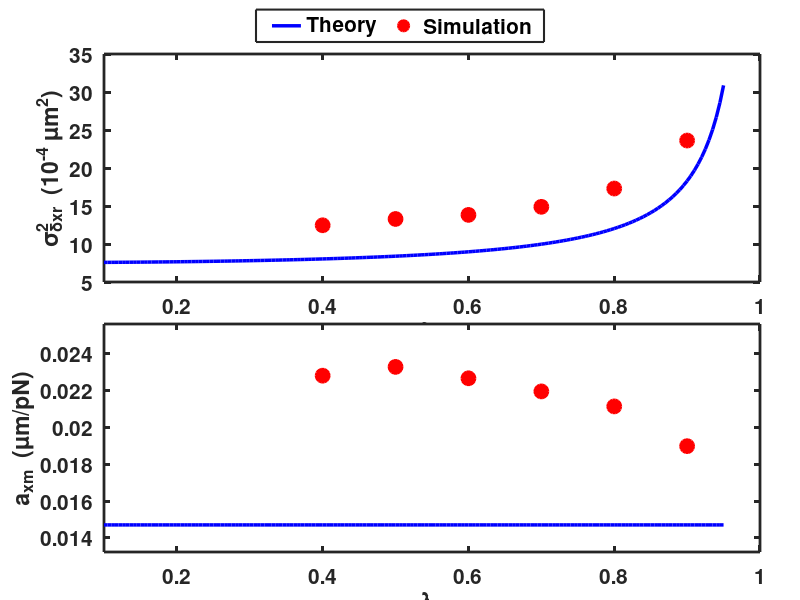
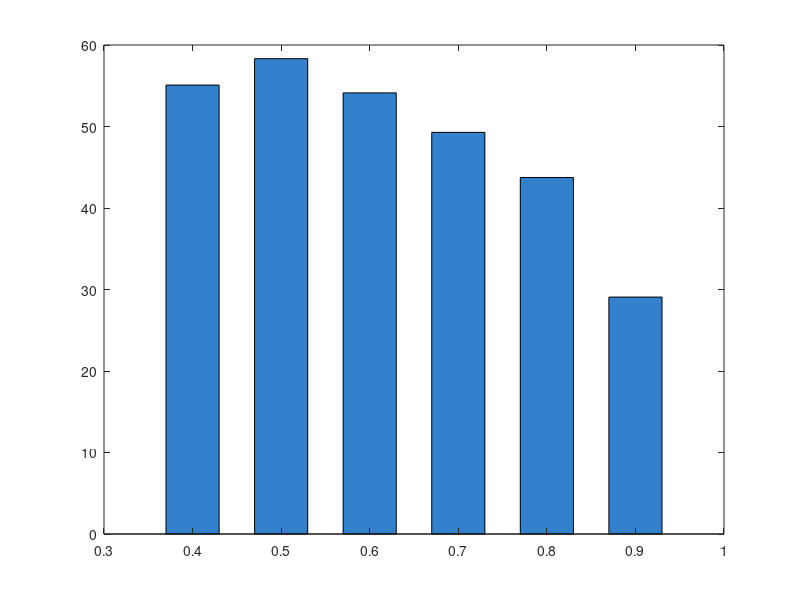

These figures' MATLAB source, in order: (Note: this script raises an error after producing the figures.)
% verify_eq13_estimator.m — Eq. 13 verification: two delay-compensation methods
%
% Method 1: 3-state estimator (dz1->dz2->dz3 + pole placement)
% Method 2: d-step delay control law (Eq. 17, expanded form)
%
% Simplified conditions: known gamma_N, no disturbance, stationary probe.
% Goal: verify both methods recover a_x via Eq. 13, and compare accuracy.

clear; clc; close all;

%% ===== Physical Parameters =====
Ts      = 1/1600;            % sampling time [s]
kb      = 1.3806503e-23;     % Boltzmann constant [J/K]
T_temp  = 310.15;            % temperature [K]
R_probe = 2.25e-6;           % probe radius [m]
eta     = 0.001;             % viscosity [Pa*s]
gammaN  = 0.0425;            % friction coefficient [pN*s/um]

a_x      = Ts / gammaN;                                    % mobility [um/pN]
sigma_fT  = sqrt(4 * kb * T_temp * (gammaN * 1e-6) / Ts * 1e24); % thermal force std [pN]

%% ===== Estimator: Pole Placement =====
% Pole placement on TRUE error dynamics F = A + G - LC, where
% A+G has (3,3) = lc + (1-lc) = 1 due to controller-observer coupling.
% Gains are independent of lc.
lambda_e = 0.3;
L1 = 1 - 3*lambda_e;
L2 = 1 - 3*lambda_e + 3*lambda_e^2;
L3 = (1 - lambda_e)^3;
fprintf('Estimator pole placement: lambda_e = %.1f\n\n', lambda_e);

%% ===== Simulation Parameters =====
lc_sim   = [0.4, 0.5, 0.6, 0.7, 0.8, 0.9];  % lambda_c > lambda_e = 0.3
n_lc     = length(lc_sim);
N        = 80000;
ss_start = 40000;
z_d      = 25;               % desired position [um]

% Dense theory curve
lc_dense = 0.1:0.005:0.95;
C_dense  = 2 + 1./(1 - lc_dense.^2);
sig2_theory_dense = C_dense * 4 * kb * T_temp * a_x * 1e18;  % [um^2]

%% ===== Storage =====
sig2_est   = zeros(1, n_lc);   % estimator method
sig2_eq17  = zeros(1, n_lc);   % d-step delay control law (Eq. 17)
axm_est    = zeros(1, n_lc);   % recovered a_x from estimator [um/pN]
axm_eq17   = zeros(1, n_lc);   % recovered a_x from Eq. 17 [um/pN]

%% ===== Main Loop =====
for idx = 1:n_lc
    lc = lc_sim(idx);
    C_lc = 2 + 1/(1 - lc^2);
    den_eq13 = 4 * kb * T_temp * C_lc;

    % --- Method 1: 3-state estimator ---
    rng(42 + idx);
    fT = sigma_fT * randn(N, 1);          % thermal force [pN]

    z = z_d;                               % position [um]
    z_hist = zeros(N, 1);  z_hist(1) = z_d;
    dzm_all_est = zeros(N, 1);

    % Estimator states: dz = z_d - z (displacement error [um])
    dz1_hat = 0;  dz2_hat = 0;  dz3_hat = 0;

    for k = 1:N
        % Delayed measurement (d = 2 steps)
        if k >= 3, z_del = z_hist(k-2); else, z_del = z_d; end
        dzm = z_d - z_del;                % [um]
        dzm_all_est(k) = dzm;

        % Innovation
        innov = dzm - dz1_hat;

        % Control law: fd = (1/a_x)*[(z_d[k]-z_d[k-1]) + (1-lc)*dz3_hat]
        % Feedforward term is 0 for stationary z_d.
        fd_k = (1/a_x) * (1 - lc) * dz3_hat;   % [pN]

        % Estimator update
        dz1_new = dz2_hat      + L1 * innov;
        dz2_new = dz3_hat      + L2 * innov;
        dz3_new = lc * dz3_hat + L3 * innov;
        dz1_hat = dz1_new;
        dz2_hat = dz2_new;
        dz3_hat = dz3_new;

        % Plant dynamics: dz = a_x * (fd + fT) [um]
        z_new = z + a_x * (fd_k + fT(k));
        if k < N, z_hist(k+1) = z_new; end
        z = z_new;
    end

    ss = ss_start:N;
    sig2_est(idx) = var(dzm_all_est(ss));                     % [um^2]
    axm_est(idx) = (sig2_est(idx) * 1e-12) / den_eq13 * 1e-6; % [um/pN]

    % --- Method 2: d-step delay control law, Eq. 17 (same noise) ---
    rng(42 + idx);
    fT = sigma_fT * randn(N, 1);          % thermal force [pN]

    z = z_d;
    z_hist = zeros(N, 1);  z_hist(1) = z_d;
    fd_hist = zeros(N, 1);
    dzm_all_eq17 = zeros(N, 1);

    for k = 1:N
        if k >= 3, z_del = z_hist(k-2); else, z_del = z_d; end
        dzm = z_d - z_del;                % [um]
        dzm_all_eq17(k) = dzm;

        % Eq. 17: d-step delay control law (d=2, stationary)
        %   fd[k] = (1/a_x)*(1-lc)*dzm[k] - (1-lc)*sum(fd[k-i], i=1..d)
        if k >= 3, fk2 = fd_hist(k-2); else, fk2 = 0; end
        if k >= 2, fk1 = fd_hist(k-1); else, fk1 = 0; end
        fd_k = (1/a_x)*(1-lc)*dzm - (1-lc)*(fk1 + fk2);  % [pN]
        fd_hist(k) = fd_k;

        z_new = z + a_x * (fd_k + fT(k));
        if k < N, z_hist(k+1) = z_new; end
        z = z_new;
    end

    sig2_eq17(idx) = var(dzm_all_eq17(ss));                     % [um^2]
    axm_eq17(idx) = (sig2_eq17(idx) * 1e-12) / den_eq13 * 1e-6; % [um/pN]
end

%% ===== Results Table =====
% axm_est / axm_eq17: a_x recovered via Eq. 13 [um/pN]
% err_est / err_eq17: relative error vs true a_x [%]
rel_err_est  = abs(axm_est  - a_x) / a_x * 100;
rel_err_eq17 = abs(axm_eq17 - a_x) / a_x * 100;

fprintf('==========================================================\n');
fprintf('  Eq. 13 verification: 3-state estimator vs Eq. 17\n');
fprintf('==========================================================\n\n');
fprintf('%-6s  %-12s %-12s %-10s %-10s\n', ...
    'lc', 'axm_est', 'axm_eq17', 'err_est', 'err_eq17');
fprintf('%s\n', repmat('-', 1, 54));
for idx = 1:n_lc
    fprintf('%-6.1f  %-12.5f %-12.5f %-10.2f %-10.2f\n', ...
        lc_sim(idx), axm_est(idx), axm_eq17(idx), ...
        rel_err_est(idx), rel_err_eq17(idx));
end
fprintf('\na_x_true = %.5f um/pN\n', a_x);

%% ===== Lambda_e sensitivity test (lc = 0.7) =====
% Test how estimator pole lambda_e affects a_x estimation accuracy
lc_test = 0.7;
le_list = [0.1, 0.2, 0.3, 0.5, 0.7];
axm_le = zeros(size(le_list));
C_test = 2 + 1/(1 - lc_test^2);
den_test = 4 * kb * T_temp * C_test;

for j = 1:length(le_list)
    le = le_list(j);
    L1t = 1 - 3*le;
    L2t = 1 - 3*le + 3*le^2;
    L3t = (1 - le)^3;

    rng(99);
    fT = sigma_fT * randn(N, 1);
    z = z_d; z_hist = zeros(N,1); z_hist(1) = z_d;
    dzm_all = zeros(N,1);
    dz1h = 0; dz2h = 0; dz3h = 0;

    for k = 1:N
        if k>=3, z_del=z_hist(k-2); else, z_del=z_d; end
        dzm = z_d - z_del; dzm_all(k) = dzm;
        innov = dzm - dz1h;
        fd_k = (1/a_x)*(1-lc_test)*dz3h;
        dz1h_n = dz2h + L1t*innov;
        dz2h_n = dz3h + L2t*innov;
        dz3h_n = lc_test*dz3h + L3t*innov;
        dz1h = dz1h_n; dz2h = dz2h_n; dz3h = dz3h_n;
        z_new = z + a_x*(fd_k + fT(k));
        if k<N, z_hist(k+1)=z_new; end; z=z_new;
    end
    axm_le(j) = (var(dzm_all(ss))*1e-12)/den_test*1e-6;
end

fprintf('\n--- Lambda_e sensitivity (lc = 0.7) ---\n');
fprintf('%-10s %-12s %-10s\n', 'lambda_e', 'a_xm', 'error');
for j = 1:length(le_list)
    fprintf('%-10.1f %-12.5f %-10.2f%%\n', le_list(j), axm_le(j), ...
        abs(axm_le(j)-a_x)/a_x*100);
end

%% ===== Figure 1: Main result =====
fig1 = figure('Position', [50 50 700 750], 'Color', 'w');

ax1 = subplot(2,1,1);
h1a = plot(lc_dense, sig2_theory_dense*1e4, 'b-', 'LineWidth', 2.5);
hold on;
h1b = plot(lc_sim, sig2_est*1e4, 'ro', 'MarkerSize', 10, 'MarkerFaceColor', 'r', 'LineWidth', 1.5);
hold off;
xlabel('\lambda_c', 'FontSize', 18, 'FontWeight', 'bold');
ylabel('\sigma^2_{\deltaxr}  (10^{-4} \mum^2)', 'FontSize', 16, 'FontWeight', 'bold');
set(ax1, 'FontSize', 15, 'FontWeight', 'bold', 'LineWidth', 2, ...
    'Box', 'on', 'XGrid', 'off', 'YGrid', 'off');
xlim([0.1 1.0]);
set(ax1, 'Position', [0.13 0.53 0.82 0.38]);

ax2 = subplot(2,1,2);
plot(lc_dense, ones(size(lc_dense))*a_x, 'b-', 'LineWidth', 2.5);
hold on;
plot(lc_sim, axm_est, 'ro', 'MarkerSize', 10, 'MarkerFaceColor', 'r', 'LineWidth', 1.5);
hold off;
xlabel('\lambda_c', 'FontSize', 18, 'FontWeight', 'bold');
ylabel('a_{xm}  (\mum/pN)', 'FontSize', 16, 'FontWeight', 'bold');
set(ax2, 'FontSize', 15, 'FontWeight', 'bold', 'LineWidth', 2, ...
    'Box', 'on', 'XGrid', 'off', 'YGrid', 'off');
xlim([0.1 1.0]);
% Auto ylim to include both theory line and simulation data
yl_lo = min([a_x, min(axm_est)]) * 0.9;
yl_hi = max([a_x, max(axm_est)]) * 1.1;
ylim([yl_lo yl_hi]);
set(ax2, 'Position', [0.13 0.08 0.82 0.38]);

lg = legend(ax1, [h1a, h1b], {'Theory', 'Simulation'}, ...
    'Orientation', 'horizontal', 'FontSize', 15, 'FontWeight', 'bold', ...
    'Box', 'on', 'LineWidth', 1.5);
set(lg, 'Position', [0.32 0.93 0.36 0.04]);

saveas(fig1, 'fig_estimator_main.png');

%% ===== Figure 2: Error bar chart =====
fig2 = figure('Position', [50 50 600 350], 'Color', 'w');
bar(lc_sim, rel_err_est, 0.6, 'FaceColor', [0.2 0.5 0.8]);
hold on; yline(2, 'r--', 'LineWidth', 1.5);
text(0.85, 2.3, '2%', 'Color', 'r', 'FontSize', 12, 'FontWeight', 'bold');
hold off;
xlabel('\lambda_c', 'FontSize', 16, 'FontWeight', 'bold');
ylabel('Relative Error (%)', 'FontSize', 14, 'FontWeight', 'bold');
set(gca, 'FontSize', 13, 'FontWeight', 'bold', 'LineWidth', 1.5, ...
    'Box', 'on', 'XGrid', 'off', 'YGrid', 'off');
ylim([0 max(rel_err_est)*1.2]);
saveas(fig2, 'fig_estimator_error.png');

%% ===== Figure 3: Lambda_e sensitivity =====
fig3 = figure('Position', [50 50 600 350], 'Color', 'w');
plot(le_list, axm_le, 'ro-', 'MarkerSize', 10, 'MarkerFaceColor', 'r', 'LineWidth', 2);
hold on;
yline(a_x, 'b-', 'LineWidth', 2.5);
hold off;
xlabel('\lambda_e', 'FontSize', 16, 'FontWeight', 'bold');
ylabel('a_{xm}  (\mum/pN)', 'FontSize', 14, 'FontWeight', 'bold');
set(gca, 'FontSize', 13, 'FontWeight', 'bold', 'LineWidth', 1.5, ...
    'Box', 'on', 'XGrid', 'off', 'YGrid', 'off');
ylim([0.012 max(axm_le)*1.1]);
lg3 = legend('Simulation', 'a_x true', 'Location', 'north', ...
    'Orientation', 'horizontal', 'FontSize', 13, 'FontWeight', 'bold', ...
    'Box', 'on', 'LineWidth', 1.5);
saveas(fig3, 'fig_estimator_lambda_e.png');

fprintf('\n3 figures saved.\n');
